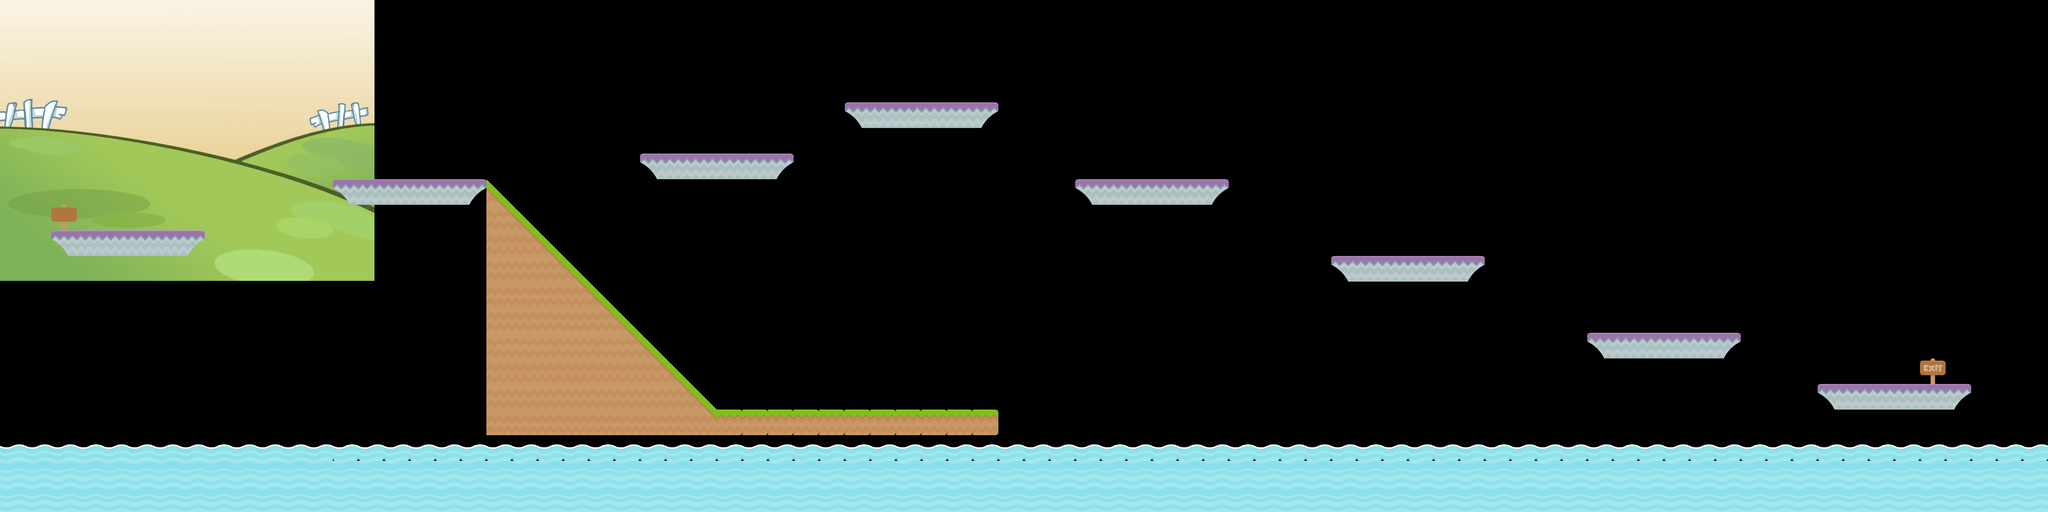

This game map was drawn from its Tiled (.tmx) file and the tilesets committed beside it. A one-line description and the trimmed map source follow:
An orthogonal 80x20 tile map with 70x70 px tiles, 1 tile layer (Calque de Tile 1), 1 image layer and 7 objects (start, end).

<map version="1.0" orientation="orthogonal" width="80" height="20" tilewidth="70" tileheight="70">
 <tileset firstgid="1" name="tiles_spritesheet" tilewidth="70" tileheight="70" spacing="2">
  <image source="graphics/tiles_spritesheet.png" width="914" height="936" />
 </tileset>
 <objectgroup name="Calque d'objets 1" width="80" height="20">
  <object x="140" y="630" width="420" height="70" />
  <object x="910" y="490" width="420" height="70" />
  <object x="1750" y="420" width="420" height="70" />
  <object x="2310" y="280" width="420" height="70" />
  <object x="1330" y="490">
   <polyline points="0,0 630,630 1400,630 1400,700 0,700 0,0" />
  </object>
  <object name="start" x="140" y="560" width="70" height="70" />
  <object name="end" x="5250" y="980" width="70" height="70" />
 </objectgroup>
 <imagelayer name="Calque d'image 1" width="80" height="20">
  <image source="graphics/back1.jpg" />
 </imagelayer>
 <layer name="Calque de Tile 1" width="80" height="20">
  <data>[1600 cells, 355 non-empty, 12 distinct tile ids]</data>
 </layer>
</map>
